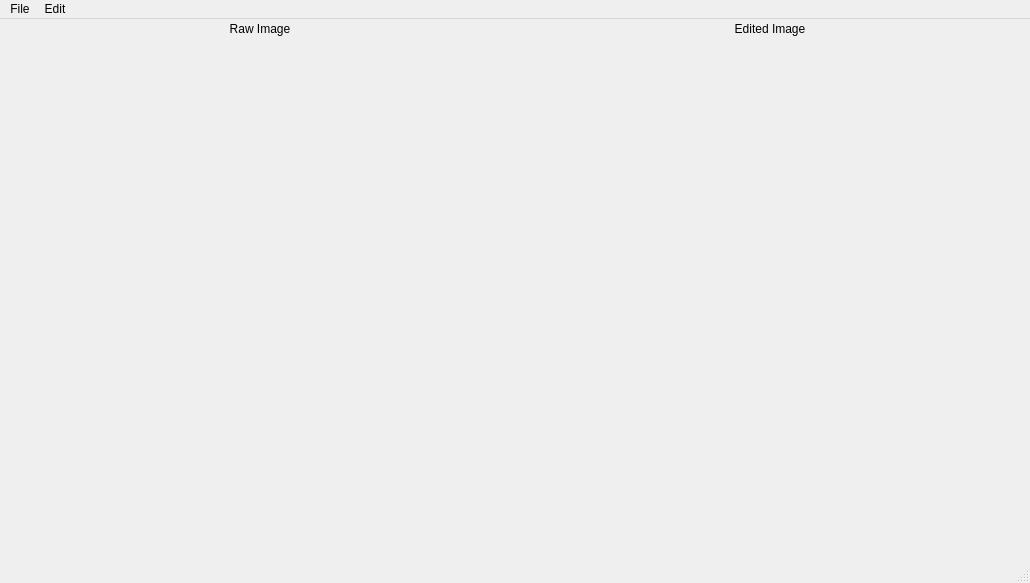
<?xml version="1.0" encoding="UTF-8"?>
<ui version="4.0">
 <class>MainWindow</class>
 <widget class="QMainWindow" name="MainWindow">
  <property name="enabled">
   <bool>true</bool>
  </property>
  <property name="geometry">
   <rect>
    <x>0</x>
    <y>0</y>
    <width>1030</width>
    <height>583</height>
   </rect>
  </property>
  <property name="minimumSize">
   <size>
    <width>1030</width>
    <height>583</height>
   </size>
  </property>
  <property name="maximumSize">
   <size>
    <width>1030</width>
    <height>583</height>
   </size>
  </property>
  <property name="windowTitle">
   <string>Bildverarbeitung</string>
  </property>
  <widget class="QWidget" name="centralwidget">
   <widget class="QLabel" name="raw_img">
    <property name="geometry">
     <rect>
      <x>10</x>
      <y>25</y>
      <width>500</width>
      <height>500</height>
     </rect>
    </property>
    <property name="text">
     <string/>
    </property>
   </widget>
   <widget class="QLabel" name="edit_img">
    <property name="geometry">
     <rect>
      <x>520</x>
      <y>25</y>
      <width>500</width>
      <height>500</height>
     </rect>
    </property>
    <property name="text">
     <string/>
    </property>
   </widget>
   <widget class="QLabel" name="label">
    <property name="geometry">
     <rect>
      <x>10</x>
      <y>0</y>
      <width>500</width>
      <height>20</height>
     </rect>
    </property>
    <property name="text">
     <string>Raw Image</string>
    </property>
    <property name="alignment">
     <set>Qt::AlignCenter</set>
    </property>
   </widget>
   <widget class="QLabel" name="label_2">
    <property name="geometry">
     <rect>
      <x>520</x>
      <y>0</y>
      <width>500</width>
      <height>20</height>
     </rect>
    </property>
    <property name="text">
     <string>Edited Image</string>
    </property>
    <property name="alignment">
     <set>Qt::AlignCenter</set>
    </property>
   </widget>
  </widget>
  <widget class="QMenuBar" name="menubar">
   <property name="geometry">
    <rect>
     <x>0</x>
     <y>0</y>
     <width>1030</width>
     <height>22</height>
    </rect>
   </property>
   <widget class="QMenu" name="menuFile">
    <property name="title">
     <string>File</string>
    </property>
    <addaction name="actionOpen"/>
    <addaction name="actionRestore"/>
   </widget>
   <widget class="QMenu" name="menuEdit">
    <property name="title">
     <string>Edit</string>
    </property>
    <widget class="QMenu" name="menuMorphology">
     <property name="title">
      <string>Morphology</string>
     </property>
     <addaction name="actionSegmentation"/>
     <addaction name="actionClosehole"/>
     <addaction name="actionCount"/>
    </widget>
    <addaction name="menuMorphology"/>
    <addaction name="actionText_recog"/>
   </widget>
   <addaction name="menuFile"/>
   <addaction name="menuEdit"/>
  </widget>
  <widget class="QStatusBar" name="statusbar"/>
  <action name="actionOpen">
   <property name="text">
    <string>Open</string>
   </property>
  </action>
  <action name="actionSave">
   <property name="text">
    <string>Save</string>
   </property>
  </action>
  <action name="actionCanny">
   <property name="text">
    <string>Canny</string>
   </property>
  </action>
  <action name="actionRGB_HSI">
   <property name="text">
    <string>RGB-&gt;HSI</string>
   </property>
  </action>
  <action name="actionRGB_L_a_b">
   <property name="text">
    <string>RGB-&gt;L*a*b*</string>
   </property>
  </action>
  <action name="actionRestore">
   <property name="text">
    <string>Restore</string>
   </property>
  </action>
  <action name="actionSegmentation">
   <property name="text">
    <string>Segment</string>
   </property>
  </action>
  <action name="actionClosehole">
   <property name="text">
    <string>Close hole</string>
   </property>
  </action>
  <action name="actionCount">
   <property name="text">
    <string>Count</string>
   </property>
  </action>
  <action name="actionText_recog">
   <property name="text">
    <string>Text_recog</string>
   </property>
  </action>
  <action name="actionFourier_transform">
   <property name="text">
    <string>Fourier transform</string>
   </property>
  </action>
  <action name="actionSpace">
   <property name="text">
    <string>Space</string>
   </property>
  </action>
  <action name="actionFrequency">
   <property name="text">
    <string>Frequency</string>
   </property>
  </action>
 </widget>
 <resources/>
 <connections/>
</ui>
